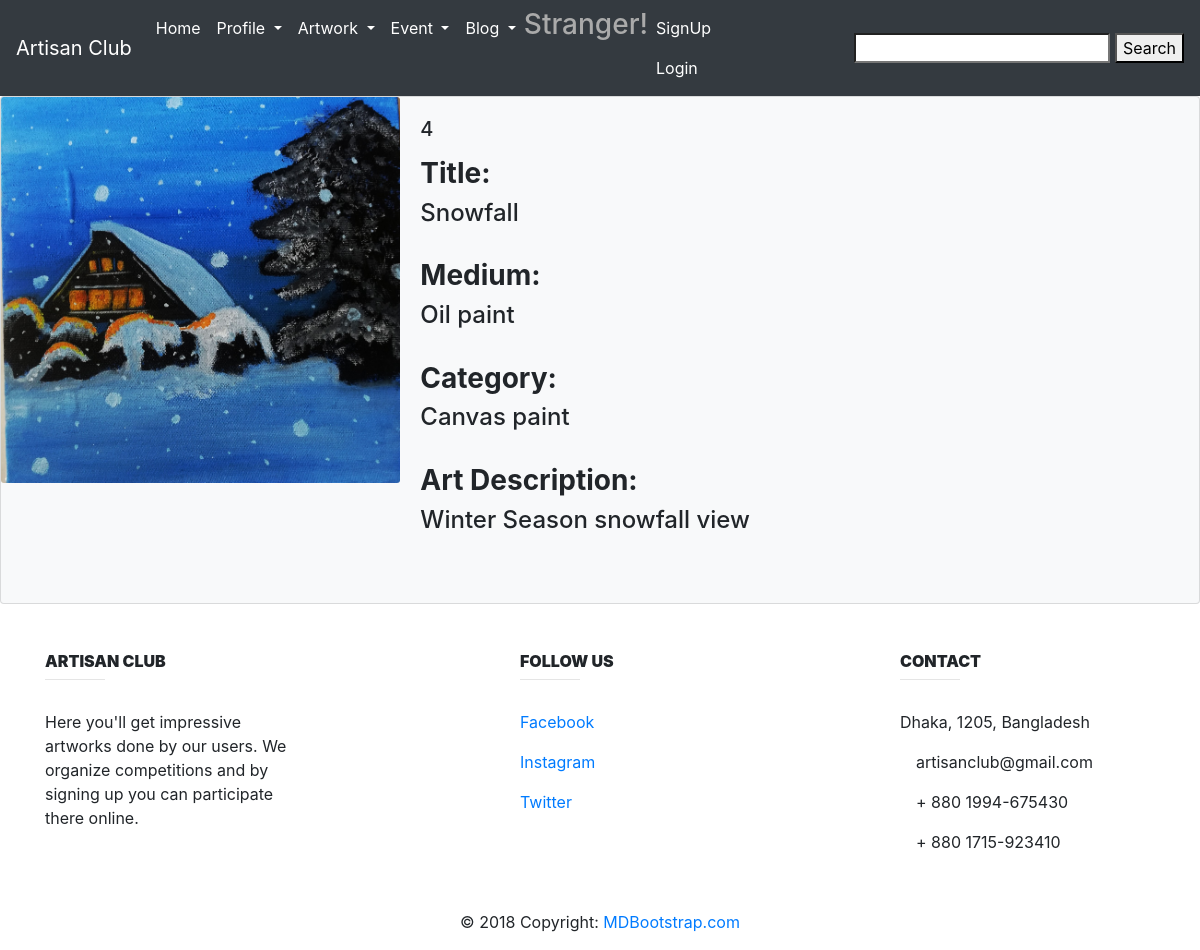
/ShowArtwork/4, run on the app's committed database.
### Artwork/models.py (models this page shows, shortened)
class Artwork(models.Model):
    title = models.CharField(max_length=100, default="")
    medium = models.CharField(max_length=100, default="")
    category = models.CharField(max_length=100, default="")
    art_description = models.TextField(max_length=3000, null=True)
    art = models.ImageField(upload_to='images/art/')
    user = models.ForeignKey(User,on_delete=models.CASCADE, null=True,blank=True)

### Artwork/views.py (the view)
# urls.py: path('ShowArtwork/<int:artwork_id>', Artworkview.showDetails, name='detail_view'),
def showDetails(request, artwork_id):
    searched_artwork = get_object_or_404(Artwork, id=artwork_id)
    context = {
        'search': searched_artwork,
    }
    return render(request, 'Artwork/show_artwork_details.html', context)

### templates/Artwork/show_artwork_details.html (shortened to what this page needs)
{% extends 'Base_art.html' %}
{% block content  %}
        <div class="card bg-light mb-2`" >
          <div class="row no-gutters">
            <div class="col-md-4">
              <img src="{{ search.art.url }}" class="card-img" alt="...">
            </div>
            <div class="col-md-8">
              <div class="card-body">
                <h5 class="card-title">{{ search.id }}</h5>
                <p class="card-text">
                  <h3><b>  Title: </b> </h3><h4> {{ search.title }}</h4> <br>
                   <h3><b> Medium:</b> </h3> <h4>{{ search.medium }}</h4> <br>
                   <h3> <b>Category:</b> </h3><h4> {{ search.category }}</h4> <br>
                    <h3><b> Art Description:</b> </h3><h4>{{ search.art_description }} </h4><br>
                </p>
              </div>
            </div>
          </div>
        </div>
{% endblock content %}

### data on the page
Artwork: art (picture), id "4", title "Snowfall", medium "Oil paint", category "Canvas paint", art_description "Winter Season snowfall view"
